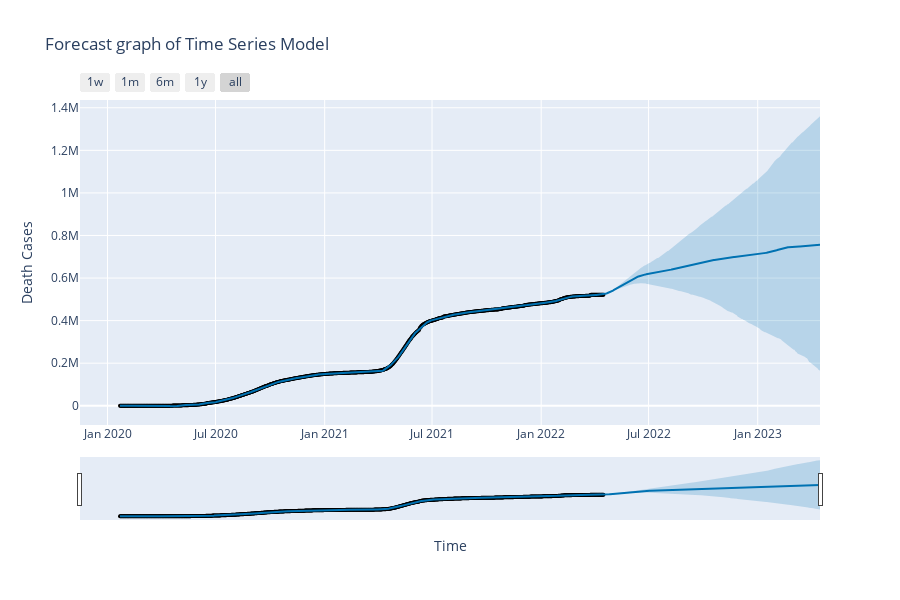

Notebook code cell kept with this figure:
### Markdown cell above
#### Plotting the forecast of the Time Series model

### Code cell
fig = plot_plotly(model,prediction,xlabel='Time',ylabel='Death Cases')
fig.update_layout(title='Forecast graph of Time Series Model')
fig.show()

### Figure 1 — Plotly figure (JSON) as saved in the notebook; plotly's stock layout.template omitted (floating-point values rounded to 4 significant figures; data arrays with more than 128 entries replaced by an {"elided": "..."} marker saying what was removed)
{"data": [{"marker": {"color": "black", "size": 4}, "mode": "markers", "name": "Actual", "type": "scatter", "x": {"elided": "816 str values"}, "y": {"elided": "816 int values"}}, {"hoverinfo": "skip", "line": {"width": 0}, "mode": "lines", "type": "scatter", "x": {"elided": "1181 str values"}, "y": {"elided": "1181 float values"}}, {"fill": "tonexty", "fillcolor": "rgba(0, 114, 178, 0.2)", "line": {"color": "#0072B2", "width": 2}, "mode": "lines", "name": "Predicted", "type": "scatter", "x": {"elided": "1181 str values"}, "y": {"elided": "1181 float values"}}, {"fill": "tonexty", "fillcolor": "rgba(0, 114, 178, 0.2)", "hoverinfo": "skip", "line": {"width": 0}, "mode": "lines", "type": "scatter", "x": {"elided": "1181 str values"}, "y": {"elided": "1181 float values"}}], "layout": {"height": 600, "showlegend": false, "title": {"text": "Forecast graph of Time Series Model"}, "width": 900, "xaxis": {"rangeselector": {"buttons": [{"count": 7, "label": "1w", "step": "day", "stepmode": "backward"}, {"count": 1, "label": "1m", "step": "month", "stepmode": "backward"}, {"count": 6, "label": "6m", "step": "month", "stepmode": "backward"}, {"count": 1, "label": "1y", "step": "year", "stepmode": "backward"}, {"step": "all"}]}, "rangeslider": {"visible": true}, "title": {"text": "Time"}, "type": "date"}, "yaxis": {"title": {"text": "Death Cases"}}}}
